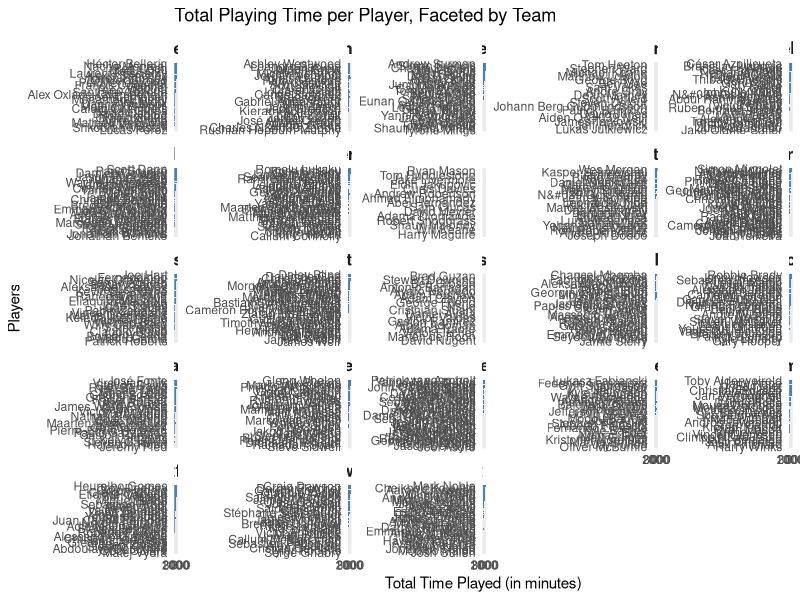
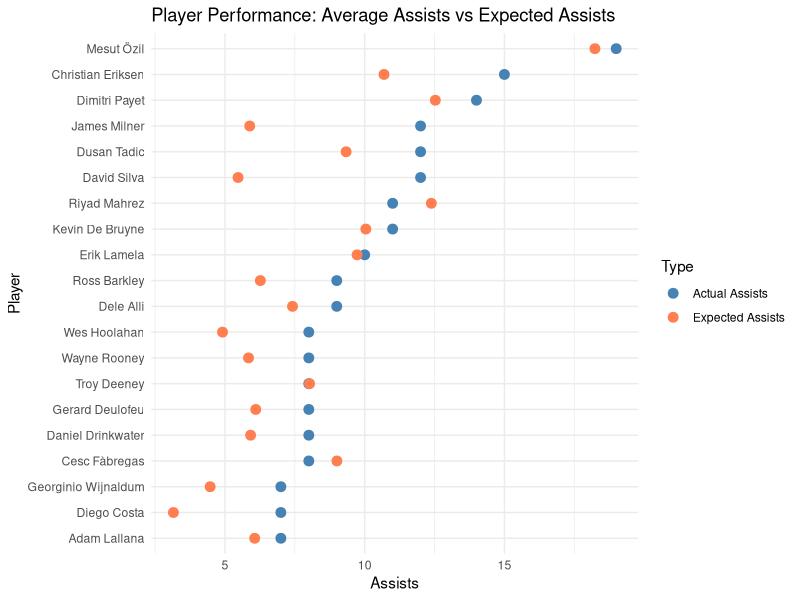

These charts were generated, in order, by the following R code:
## ---- chunk 1
library(ggplot2)
library(dplyr)

player_df = read.csv("combined_match_players_0-500.csv")
player_df = na.omit(player_df)

## ---- chunk 2

team_names <- c("71" = "Aston Villa", "72" = "Everton", "73" = "Bournemouth", "74" = "Southampton", "75" = "Leicester City", "76" = "West Bromwich Albion", "77" = "Sunderland","78" = "Crytsal Palace", "79" = "Norwich City", "80" = "Chelsea", "81" = "West Ham", "82" = "Tottenham Hotspur","83" = "Arsenal", "84" = "Swansea City", "85" = "Stoke City", "86" = "Newcastle United", "87" = "Liverpool","88" = "Manchester City", "89" = "Manchester United", "90" = "Watford", "91" = "Hull City", "92" = "Burnley", "93"="Middlesbrough")

player_df$team_name <- team_names[as.character(player_df$team_id)]

df_time_played_grouped <- player_df |>
  group_by(team_name, player) |>
  summarise(total_time_played = sum(time_played), .groups = "drop")

ggplot(df_time_played_grouped, 
       aes(x = total_time_played, y = reorder(player,total_time_played))) +
  geom_bar(stat = "identity", fill = "steelblue") +
  facet_wrap(~team_name, scales = "free_y") +          
  labs(
    title = "Total Playing Time per Player, Faceted by Team",
    x = "Total Time Played (in minutes)",
    y = "Players"
  ) +
  theme_minimal() +
  theme(strip.text = element_text(size = 12, face = "bold"))

## ---- chunk 3
average_assists <- player_df %>%
  group_by(player) %>%
  summarise(
    total_xA = sum(xA),
    total_assists = sum(assists),
  ) %>%
  arrange(desc(total_assists))

top_20 <- head(average_assists, 20)
#print(top_10_assists)

ggplot(top_20, 
       aes(y = reorder(player, total_assists))) +
  geom_point(aes(x = total_assists, color = "Actual Assists"), 
             size = 3) +  
  geom_point(aes(x = total_xA, color = "Expected Assists"), 
             size = 3) +  
  labs(
    title = "Player Performance: Average Assists vs Expected Assists",
       x = "Assists",
       y = "Player"
    ) +
  theme_minimal() +
  scale_color_manual(values = c("Actual Assists" = "steelblue", "Expected Assists" = "coral"), 
                     name = "Type") +  
  guides(color = guide_legend(title = "Type"))
